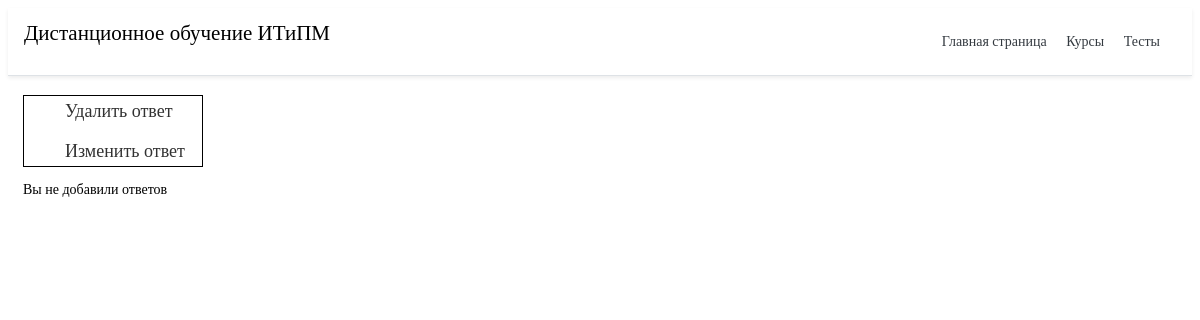
The page /test/19/19/19/ on the database as committed earlier.
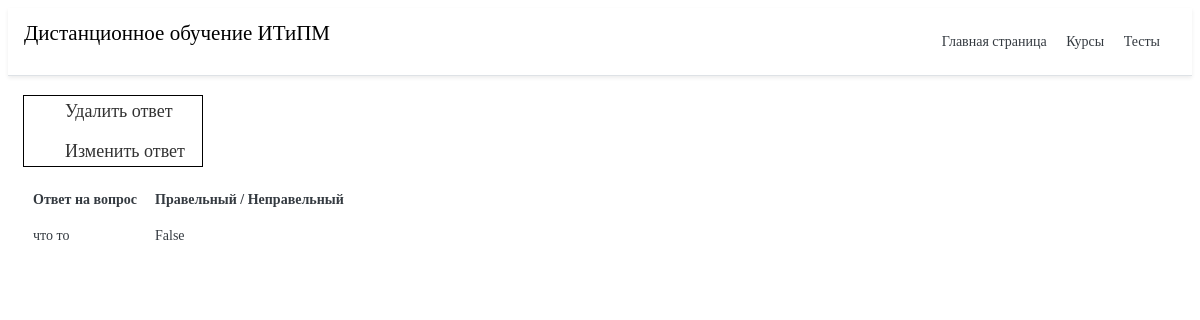
The same page on the database as committed later.
### testing/models.py (models this page shows, shortened)
class AnswerTable(models.Model):
    id_question = models.ForeignKey(QuestionsTable, on_delete=models.CASCADE)
    text_answer = models.TextField('Ответ на вопрос', max_length=60)
    try_answer = models.BooleanField("Правильный ответ", max_length=60)
    class Meta:
        verbose_name = 'Ответ'
        verbose_name_plural = 'Ответы'

### testing/views.py (the view)
# urls.py: path('<int:pk>/<int:kk>/<int:tt>/', views.answer_detele, name='answer_detele'),
def answer_detele(request, pk, kk, tt):
    ans =  list(AnswerTable.objects.filter(id=tt).values())
    return render(request, 'testing/answer_detele.html', {'ans': ans, 'pk': pk, 'kk': kk, 'tt': tt})

### testing/templates/testing/answer_detele.html (shortened to what this page needs)
{% extends 'main/base.html' %}
{% block content %}
<div class="menu_gl">
	<ul class="menu">
		<li><a href="{% url 'answer_delete' pk kk tt %}">Удалить ответ</a></li>
		<li><a href="{% url 'answer_update' pk kk tt %}">Изменить ответ</a></li>
	</ul>
</div>
<div class="co">
    {% if ans %}
    {% for el in ans %}
		<table class="tftable">
			<tr>
				<th class="p-2 text-dark">Ответ на вопрос</th>
				<th class="p-2 text-dark">Правельный / Неправельный </th>
			</tr>
			<tr>
				<td class="p-2 text-dark">{{ el.text_answer }}</td>
				<td class="p-2 text-dark">{{ el.try_answer }}</td>
			</tr>
		</table>
{%endfor%}
   {% else %}
   <p>Вы не добавили ответов</p>
   {%endif%}
   {% endblock %}

Rows that differ between the two databases and show on the page:
added AnswerTable: text_answer "что то", try_answer "False"
Other text that changed with them:
text no longer shown: "Вы не добавили ответов"
